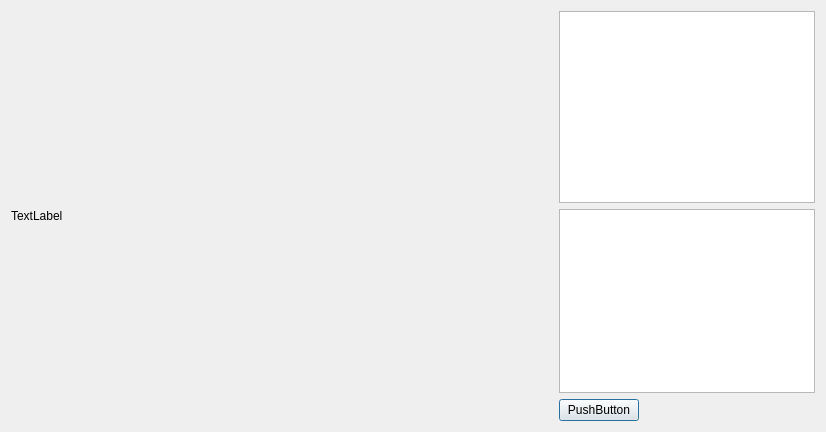
<?xml version="1.0" encoding="UTF-8"?>
<ui version="4.0">
 <class>BBdialog</class>
 <widget class="QDialog" name="BBdialog">
  <property name="geometry">
   <rect>
    <x>0</x>
    <y>0</y>
    <width>826</width>
    <height>432</height>
   </rect>
  </property>
  <property name="windowTitle">
   <string>Dialog</string>
  </property>
  <layout class="QGridLayout" name="gridLayout_2">
   <property name="sizeConstraint">
    <enum>QLayout::SetMaximumSize</enum>
   </property>
   <item row="0" column="0">
    <widget class="QLabel" name="label_image">
     <property name="sizePolicy">
      <sizepolicy hsizetype="Preferred" vsizetype="Preferred">
       <horstretch>0</horstretch>
       <verstretch>0</verstretch>
      </sizepolicy>
     </property>
     <property name="text">
      <string>TextLabel</string>
     </property>
    </widget>
   </item>
   <item row="0" column="1">
    <layout class="QGridLayout" name="gridLayout">
     <item row="0" column="0">
      <widget class="QListWidget" name="listWidgetClassifier">
       <property name="sizePolicy">
        <sizepolicy hsizetype="Fixed" vsizetype="Fixed">
         <horstretch>0</horstretch>
         <verstretch>0</verstretch>
        </sizepolicy>
       </property>
       <property name="selectionMode">
        <enum>QAbstractItemView::SingleSelection</enum>
       </property>
      </widget>
     </item>
     <item row="1" column="0">
      <widget class="QListWidget" name="listWidgetImages">
       <property name="enabled">
        <bool>true</bool>
       </property>
       <property name="sizePolicy">
        <sizepolicy hsizetype="Fixed" vsizetype="Expanding">
         <horstretch>0</horstretch>
         <verstretch>0</verstretch>
        </sizepolicy>
       </property>
      </widget>
     </item>
     <item row="2" column="0">
      <widget class="QPushButton" name="pushButton">
       <property name="sizePolicy">
        <sizepolicy hsizetype="Fixed" vsizetype="Fixed">
         <horstretch>0</horstretch>
         <verstretch>0</verstretch>
        </sizepolicy>
       </property>
       <property name="text">
        <string>PushButton</string>
       </property>
      </widget>
     </item>
    </layout>
   </item>
  </layout>
 </widget>
 <resources/>
 <connections/>
</ui>
